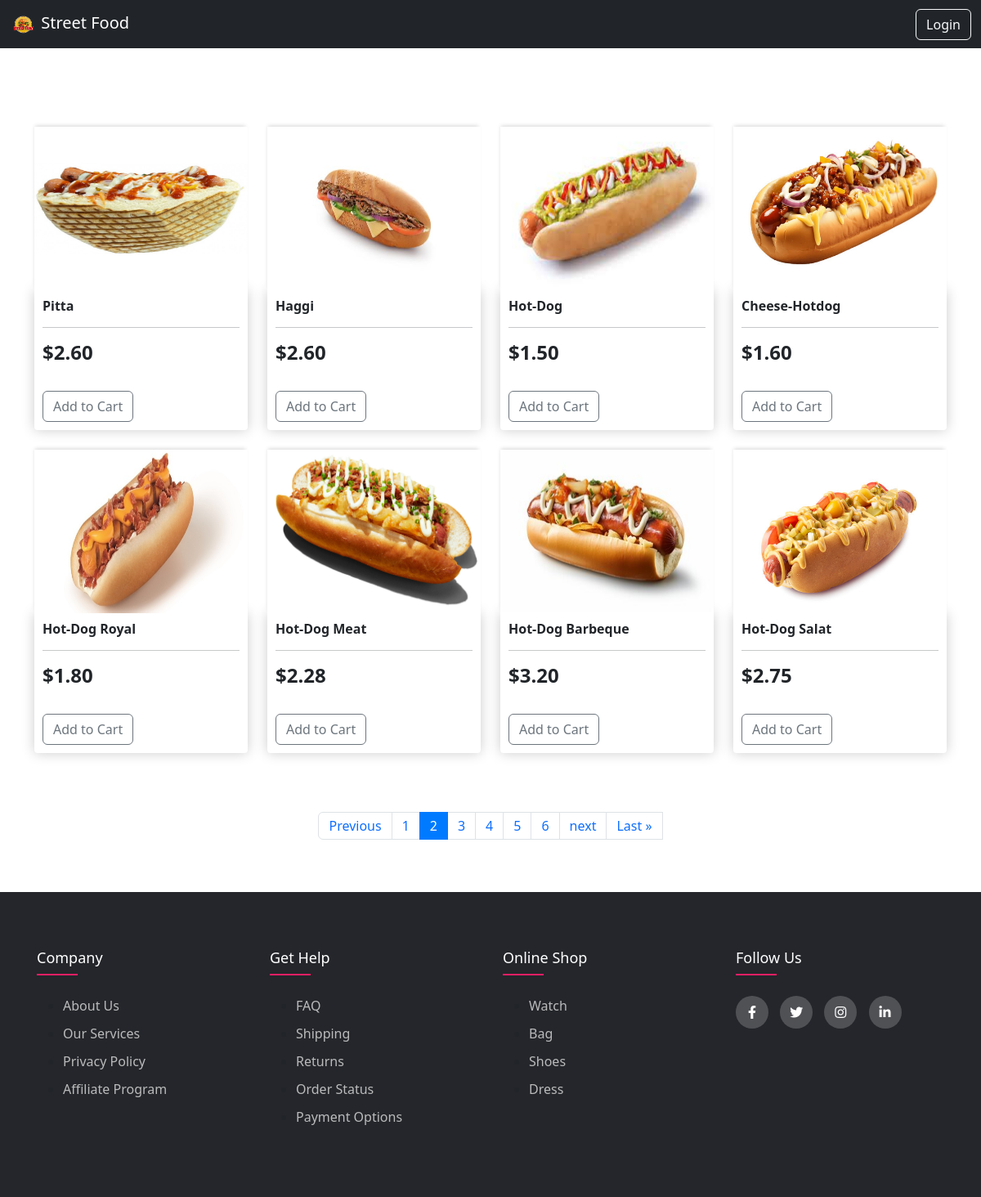
/menu/?page=2, run on the app's committed database.
### streetfood/models.py (models this page shows, shortened)
class Product(models.Model):
    name = models.CharField(max_length=200)
    price = models.DecimalField(max_digits=7, decimal_places=2)
    image = models.ImageField(null=True, blank=True)
    @property
    def imageURL(self):
        try:
            url = self.image.url
        except:
            url = ''
        return url

### streetfood/views.py (the view)
# urls.py: path('menu/', views.menu, name="menu"),
def menu(request):
    products = Product.objects.all()
    p = Paginator(Product.objects.all(), 8)
    page = request.GET.get('page')
    pag = p.get_page(page)
    if request.user.is_authenticated:
        customer = request.user.customer
        order, created = Order.objects.get_or_create(customer=customer, complete=False)
        items = order.orderitem_set.all()
        cartItems = order.get_cart_items
    else:
        try:
            cart = json.loads(request.COOKIES['cart'])
        except:
            cart = {}
        print('Cart:', cart)
        items = []
        order = {'get_cart_total': 0, 'get_cart_items': 0, 'shipping':False}
        cartItems = order['get_cart_items']
    context = {'products':products, 'pag':pag, 'items':items, 'order':order, 'cartItems':cartItems}
    return render(request, 'store/menu.html', context)

### streetfood/templates/store/menu.html (shortened to what this page needs)
{% extends 'store/base.html' %}
{% load static %}
{% block content %}
<link href="https://cdn.jsdelivr.net/npm/bootstrap@5.3.3/dist/css/bootstrap.min.css" rel="stylesheet">
<link rel="stylesheet" type="text/css" href="https://cdnjs.cloudflare.com/ajax/libs/font-awesome/5.15.1/css/all.min.css">
<br><br>
<br><br>
<div class="row">
    {% for product in pag %}
    <div class="col-lg-3">
        <img class="thumbnail" src="{{ product.imageURL }}">
        <div class="box-element product">
            <h6><strong>{{ product.name }}</strong></h6>
            <hr>
            <h4 style="display: inline-block; float: center;"><strong>${{ product.price|floatformat:2 }}</strong></h4>
                <br><br>
                <button data-product="{{product.id}}" data-action="add" class="btn btn-outline-secondary add-btn update-cart" type="button">Add to Cart</button>
        </div>
        <br>
    </div>
    {% endfor %}
</div>
<br><br>
<nav aria-label="Page navigation example">
    <ul class="pagination justify-content-center">
      <li class="page-item">
        {% if pag.has_previous %}
            <a class="page-link" href="?page={{ pag.previous_page_number }}">Previous</a>
        {% endif %}
      </li>
    {% for i in pag.paginator.page_range %}
        {% if pag.number == i %}
        <li class="page-item active"><span class="page-link">{{ i }}</li>
        {% else %}
        <li class="page-item">
            <a class="page-link" href="?page={{ i }}">{{ i }}</a>
        </li>
        {% endif %}
    {% endfor %}
      <li class="page-item">
        {% if pag.has_next %}
            <li class="page-item">
                <a class="page-link" href="?page={{ pag.next_page_number }}">next</a>
            </li>
                <a class="page-link" href="?page={{ pag.paginator.num_pages }}">Last &raquo;</a>
        {% else %}
            <li class="page-item disabled"></li>
        {% endif %}
      </li>
    </ul>
</nav>
{% endblock content %}

### static/css/main.css (style rules this page uses)
body { background-image: url(https://t4.ftcdn.net/jpg/04/77/41/49/360_F_477414972_fCT8rvCa1KxIq0g9p51GmcRiQhl2PSvi.jpg); background-repeat: no-repeat; background-size: cover; }
::placeholder { color: #fff; font-family: Arial; }
body { background-color: hsl(0, 0%, 98%); }
h1,h2,h3,h4,h5,h6 { color:hsl(0, 0%, 30%); }
.box-element { box-shadow:hsl(0, 0%, 80%) 0 0 16px; background-color: #fff; border-radius: 4px; padding: 10px; }
.thumbnail { width: 100%; height: 200px; -webkit-box-shadow: -1px -3px 5px -2px rgba(214,214,214,1); -moz-box-shadow: -1px -3px 5px -2px rgba(214,214,214,1); box-shadow: -1px -3px 5px -2px rgba(214,214,214,1); }
.product { border-radius: 0 0 4px 4px; }
.btn { border-radius: 0; }

### streetfood/templates/store/base.html (style rules this page uses)
body { background-image: url(https://png.pngtree.com/background/20210710/original/pngtree-fast-food-light-yellow-hamburger-coke-chips-hot-coffee-tomato-sauce-picture-image_981064.jpg); background-repeat: no-repeat; background-size: cover; }
::placeholder { color: #fff; font-family: Arial; }
body { background-color: hsl(0, 0%, 98%); }
h1,h2,h3,h4,h5,h6 { color:hsl(0, 0%, 30%); }
.box-element { box-shadow:hsl(0, 0%, 80%) 0 0 16px; background-color: #fff; border-radius: 4px; padding: 10px; }
.thumbnail { width: 100%; height: 200px; -webkit-box-shadow: -1px -3px 5px -2px rgba(214,214,214,1); -moz-box-shadow: -1px -3px 5px -2px rgba(214,214,214,1); box-shadow: -1px -3px 5px -2px rgba(214,214,214,1); }
.product { border-radius: 0 0 4px 4px; }
.btn { border-radius: 0; }

### data on the page
Product: imageURL (picture), name "Pitta", price "2.60"
Product: imageURL (picture), name "Haggi", price "2.60"
Product: imageURL (picture), name "Hot-Dog", price "1.50"
Product: imageURL (picture), name "Cheese-Hotdog", price "1.60"
Product: imageURL (picture), name "Hot-Dog Royal", price "1.80"
Product: imageURL (picture), name "Hot-Dog Meat", price "2.28"
Product: imageURL (picture), name "Hot-Dog Barbeque", price "3.20"
Product: imageURL (picture), name "Hot-Dog Salat", price "2.75"

### other printed values
{{ i }} "1" "3" "4" "5" "6"
{{ i }} "2"
